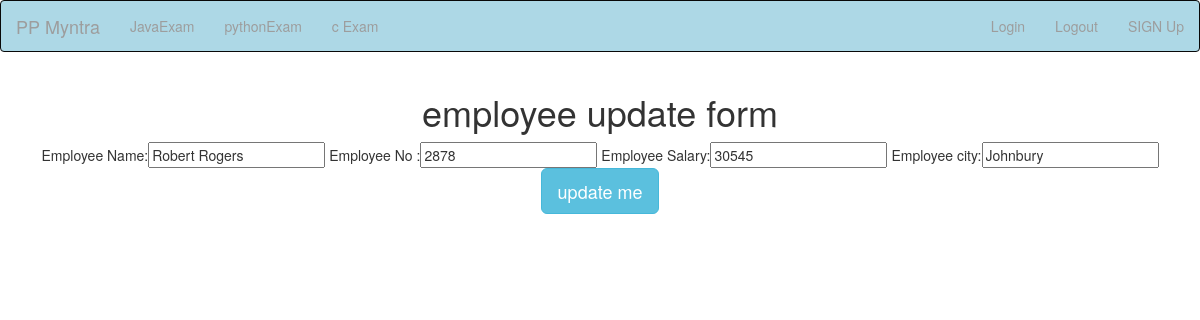
The app's page /update/1/ with its own data.
### testapp/models.py (models this page shows)
class employee(models.Model):
    ename=models.CharField(max_length=20)
    eno=models.IntegerField()
    esal=models.IntegerField()
    ecity=models.CharField(max_length=20)

### testapp/views.py (the view)
# urls.py: url(r'^update/(?P<id>\d+)/$', views.update_view),
def update_view(request,id):
    employee1=employee.objects.get(id=id)
    if request.method=="POST":
        form=employeeform(request.POST,instance=employee1)    #instance hatane par naya record banega
        if form.is_valid():
            form.save()
            return redirect('/index')
    return render(request,'testapp/update.html',{'employee1':employee1})

### templates/testapp/update.html (shortened to what this page needs)
<!DOCTYPE html>
{% extends 'testapp/base.html'%}
{%block body_block%}
<h1>employee update form </h1>
<form  method="post">
  Employee Name:<input type="text" name="ename" value="{{employee1.ename}}">
  Employee No :<input type="text" name="eno" value="{{employee1.eno}}">
  Employee Salary:<input type="text" name="esal" value="{{employee1.esal}}">
  Employee city:<input type="text" name="ecity" value="{{employee1.ecity}}">
  <input type="submit" class="btn btn-info btn-lg" name="" value="update me">
</form>
{%endblock%}

### records on screen
employee: ename "Robert Rogers", eno "2878", esal "30545", ecity "Johnbury"
